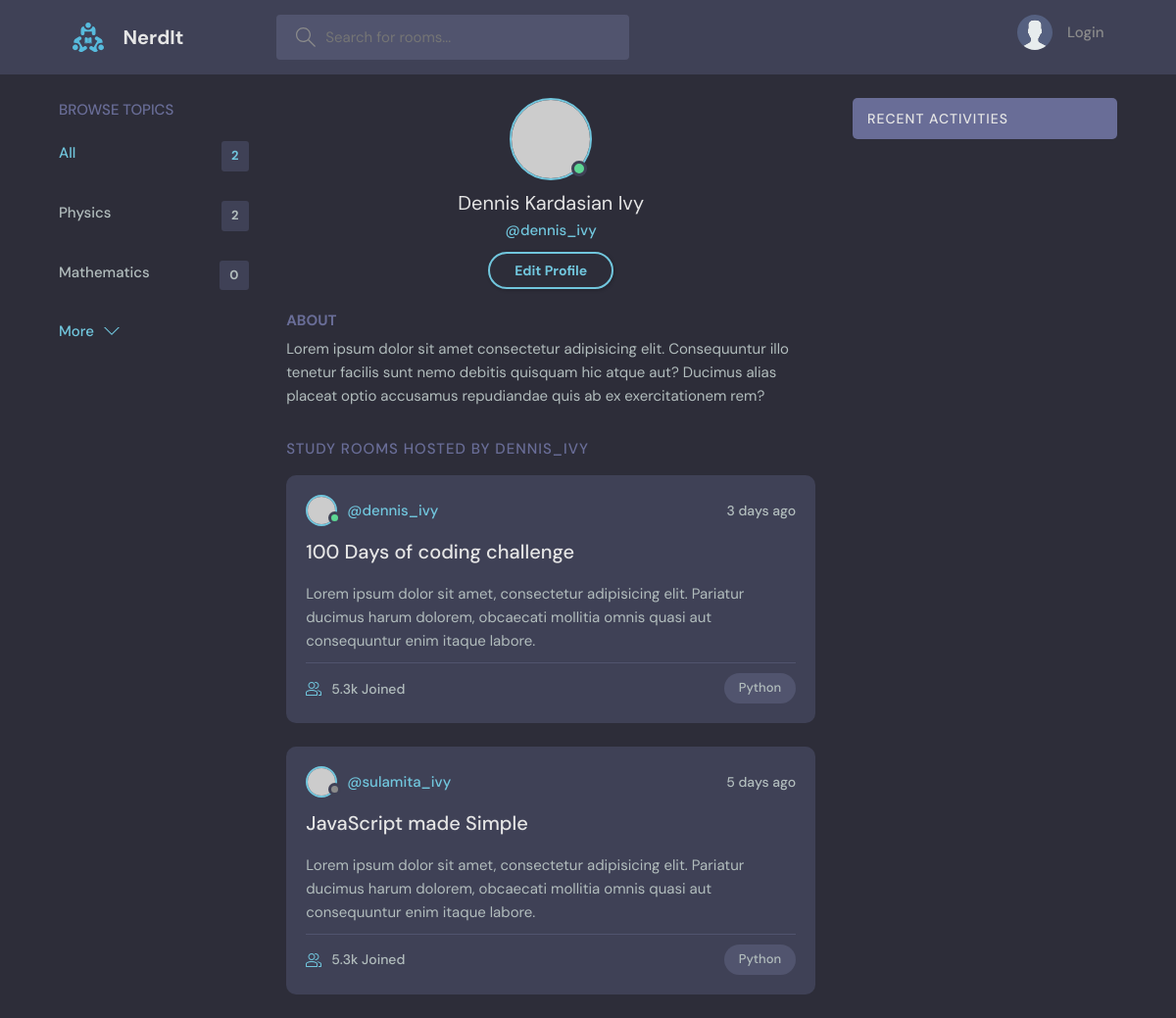
The page /profile/1 on the database as committed earlier.
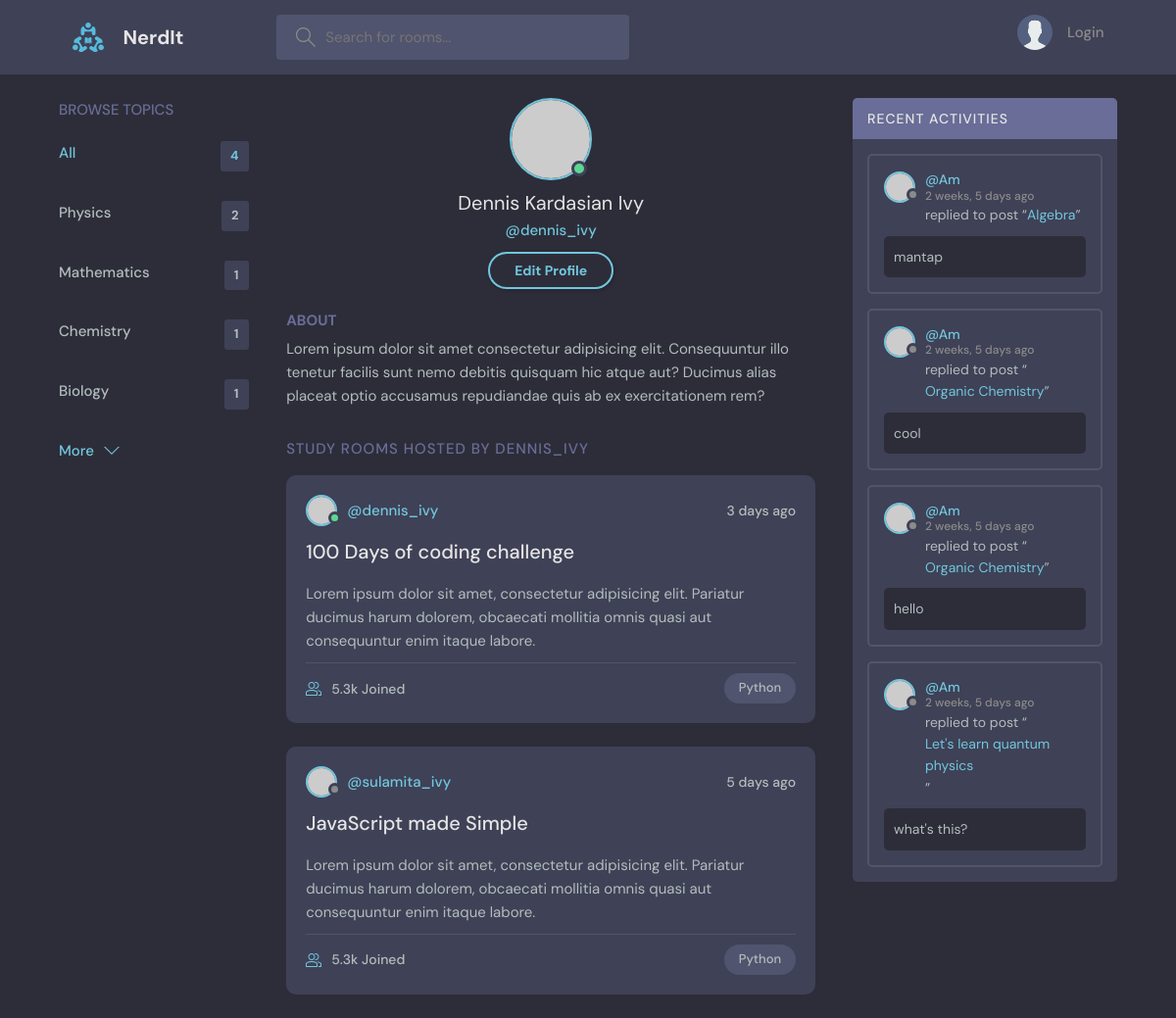
The same page on the database as committed later.
### base/models.py (models this page shows, shortened)
class Topic(models.Model):
    name=models.CharField(max_length=200)

class Message(models.Model):
    user = models.ForeignKey(User, on_delete=models.CASCADE)
    room = models.ForeignKey(Room, on_delete=models.CASCADE)
    body = models.TextField()
    updated = models.DateTimeField(auto_now=True)
    created = models.DateTimeField(auto_now_add=True)
    class Meta:
        ordering = ['-updated', '-created']

class Room(models.Model):
    host = models.ForeignKey(User, on_delete=models.SET_NULL, null=True)
    topic = models.ForeignKey(Topic, on_delete=models.SET_NULL, null=True)
    name  = models.CharField(max_length=200)
    description = models.TextField(null=True, blank=True)
    participants = models.ManyToManyField(User, related_name='participants', blank=True)
    updated = models.DateTimeField(auto_now=True)
    created = models.DateTimeField(auto_now_add=True)
    class Meta:
        ordering = ['-updated', '-created']
    def __str__(self):
        return self.name

### base/views.py (the view)
# urls.py: path('profile/<str:pk>', views.userProfile, name="user-profile"),
def userProfile(request, pk):
    user = User.objects.get(id=pk)
    rooms = user.room_set.all()
    room_messages = user.message_set.all()
    topics = Topic.objects.all()
    context={'user':user, 'rooms':rooms, 'room_messages':room_messages, 'topics':topics }
    return render(request, 'base/profile.html', context)

### base/templates/base/profile.html (shortened to what this page needs)
{% extends 'main.html' %}
{% block content %}
  <main class="profile-page layout layout--3">
    <div class="container">
      {% include 'base/topics_component.html' %}
      <div class="roomList">
        <div class="profile">
          <div class="profile__avatar">
            <div class="avatar avatar--large active">
              <img src="https://randomuser.me/api/portraits/men/11.jpg" />
            </div>
          </div>
          <div class="profile__info">
            <h3>Dennis Kardasian Ivy</h3>
            <p>@dennis_ivy</p>
            <a href="edit-user.html" class="btn btn--main btn--pill">Edit Profile</a>
          </div>
          <div class="profile__about">
            <h3>About</h3>
            <p>
              Lorem ipsum dolor sit amet consectetur adipisicing elit. Consequuntur illo tenetur
              facilis sunt nemo debitis quisquam hic atque aut? Ducimus alias placeat optio
              accusamus repudiandae quis ab ex exercitationem rem?
            </p>
          </div>
        </div>
        <div class="roomList__header">
          <div>
            <h2>Study Rooms Hosted by dennis_ivy</a>
            </h2>
          </div>
        </div>
        <div class="roomListRoom">
          <div class="roomListRoom__header">
            <a href="profile.html" class="roomListRoom__author">
              <div class="avatar avatar--small active">
                <img src="https://randomuser.me/api/portraits/men/11.jpg" />
              </div>
              <span>@dennis_ivy</span>
            </a>
            <div class="roomListRoom__actions">
              <span>3 days ago</span>
            </div>
          </div>
          <div class="roomListRoom__content">
            <a href="room.html">100 Days of coding challenge</a>
            <p>
              Lorem ipsum dolor sit amet, consectetur adipisicing elit. Pariatur ducimus harum
              dolorem, obcaecati mollitia omnis quasi aut consequuntur enim itaque labore.
            </p>
          </div>
          <div class="roomListRoom__meta">
            <a class="roomListRoom__joined">
              5.3k Joined
            </a>
            <p class="roomListRoom__topic">Python</p>
          </div>
        </div>
        <div class="roomListRoom">
          <div class="roomListRoom__header">
            <a href="profile.html" class="roomListRoom__author">
              <div class="avatar avatar--small">
                <img src="https://randomuser.me/api/portraits/women/11.jpg" />
              </div>
              <span>@sulamita_ivy</span>
            </a>
            <div class="roomListRoom__actions">
              <span>5 days ago</span>
            </div>
          </div>
          <div class="roomListRoom__content">
            <a href="room.html">JavaScript made Simple</a>
            <p>
              Lorem ipsum dolor sit amet, consectetur adipisicing elit. Pariatur ducimus harum
              dolorem, obcaecati mollitia omnis quasi aut consequuntur enim itaque labore.
            </p>
          </div>
          <div class="roomListRoom__meta">
            <a href="room.html" class="roomListRoom__joined">
              5.3k Joined
            </a>
            <p class="roomListRoom__topic">Python</p>
          </div>
        </div>
      </div>
      {% include 'base/activity_component.html' %}
    </div>
  </main>
{% endblock content %}

### templates/main.html (shortened to what this page needs)
<!DOCTYPE html>
{% load static %}
<html lang="en">
  <head>
    <link rel="stylesheet" href="{% static 'styles/style.css' %}" />
  </head>
  <body>
    {% include 'navbar.html' %}
    {% block content %}
    {% endblock %}
  </body>
</html>

### templates/navbar.html (shortened to what this page needs)
{% load static %}
<header class="header header--loggedIn">
    <div class="container">
      <a href="{% url 'home' %}" class="header__logo">
        <img src="{% static 'images/logo.svg' %}" />
        <h1>NerdIt</h1>
      </a>
      <form class="header__search" method="GET" action="{% url 'home' %}">
        <label>
          <input name="q" placeholder="Search for rooms..." />
        </label>
      </form>
      <nav class="header__menu">
        {% if request.user.is_authenticated %}
        <div class="header__user">
          <a href="profile.html">
            <div class="avatar avatar--medium active">
              <img src="https://randomuser.me/api/portraits/men/37.jpg" />
            </div>
            <p>{{request.user.username}}<span>@{{request.user.username}}</span></p>
          </a>
          <button class="dropdown-button">
            <svg version="1.1" xmlns="http://www.w3.org/2000/svg" width="32" height="32" viewBox="0 0 32 32">
              <title>chevron-down</title>
              <path d="M16 21l-13-13h-3l16 16 16-16h-3l-13 13z"></path>
            </svg>
          </button>
        </div>
         {% else %}
        <a href="{% url 'login' %}">
          <img src="{% static 'images/avatar.svg' %}" />
          <p>Login</p>
        </a>
        {% endif %}
      </nav>
    </div>
  </header>

### base/templates/base/topics_component.html
<div class="topics">
    <div class="topics__header">
      <h2>Browse Topics</h2>
    </div>
    <ul class="topics__list">
      <li>
        <a href="{% url 'home' %}" class="active">All <span>{{topics.count}}</span></a>
      </li>
      {% for topic in topics %}
      <li>
        <a href="{% url 'home' %}?q={{topic.name}}">{{topic.name}}<span>{{topic.room_set.all.count}}</span></a>
      </li>
      {% endfor %}
    </ul>
    <a class="btn btn--link" href="topics.html">
      More
      <svg version="1.1" xmlns="http://www.w3.org/2000/svg" width="32" height="32" viewBox="0 0 32 32">
        <title>chevron-down</title>
        <path d="M16 21l-13-13h-3l16 16 16-16h-3l-13 13z"></path>
      </svg>
    </a>
  </div>

### base/templates/base/activity_component.html
<div class="activities">
    <div class="activities__header">
      <h2>Recent Activities</h2>
    </div>
    {% for message in room_messages %}
    <div class="activities__box">
      <div class="activities__boxHeader roomListRoom__header">
        <a href="{% url 'user-profile' message.user.id %}" class="roomListRoom__author">
          <div class="avatar avatar--small">
            <img src="https://randomuser.me/api/portraits/women/11.jpg" />
          </div>
          <p>
            @{{message.user}}
            <span>{{message.created|timesince}} ago</span>
          </p>
        </a>
      </div>
      <div class="activities__boxContent">
        <p>replied to post “<a href="{% url 'room' message.room.id %}">{{message.room}}</a>”</p>
        <div class="activities__boxRoomContent">
          {{message.body}}
        </div>
      </div>
    </div>
    {% endfor %}
  </div>

Rows that differ between the two databases and show on the page:
computed for Topic "Mathematics": room_set.all.count "0" → "1"
added Topic: name "Chemistry", room_set.all.count "1"
added Topic: name "Biology", room_set.all.count "1"
added Message: user "Am", created "2 weeks, 5 days", room "Algebra", body "mantap"
added Message: user "Am", created "2 weeks, 5 days", room "Organic Chemistry", body "cool"
added Message: user "Am", created "2 weeks, 5 days", room "Organic Chemistry", body "hello"
added Message: user "Am", created "2 weeks, 5 days", room "Let's learn quantum physics", body "what's this?"
Other text that changed with them:
{{ topics.count }}: "2" → "4"
